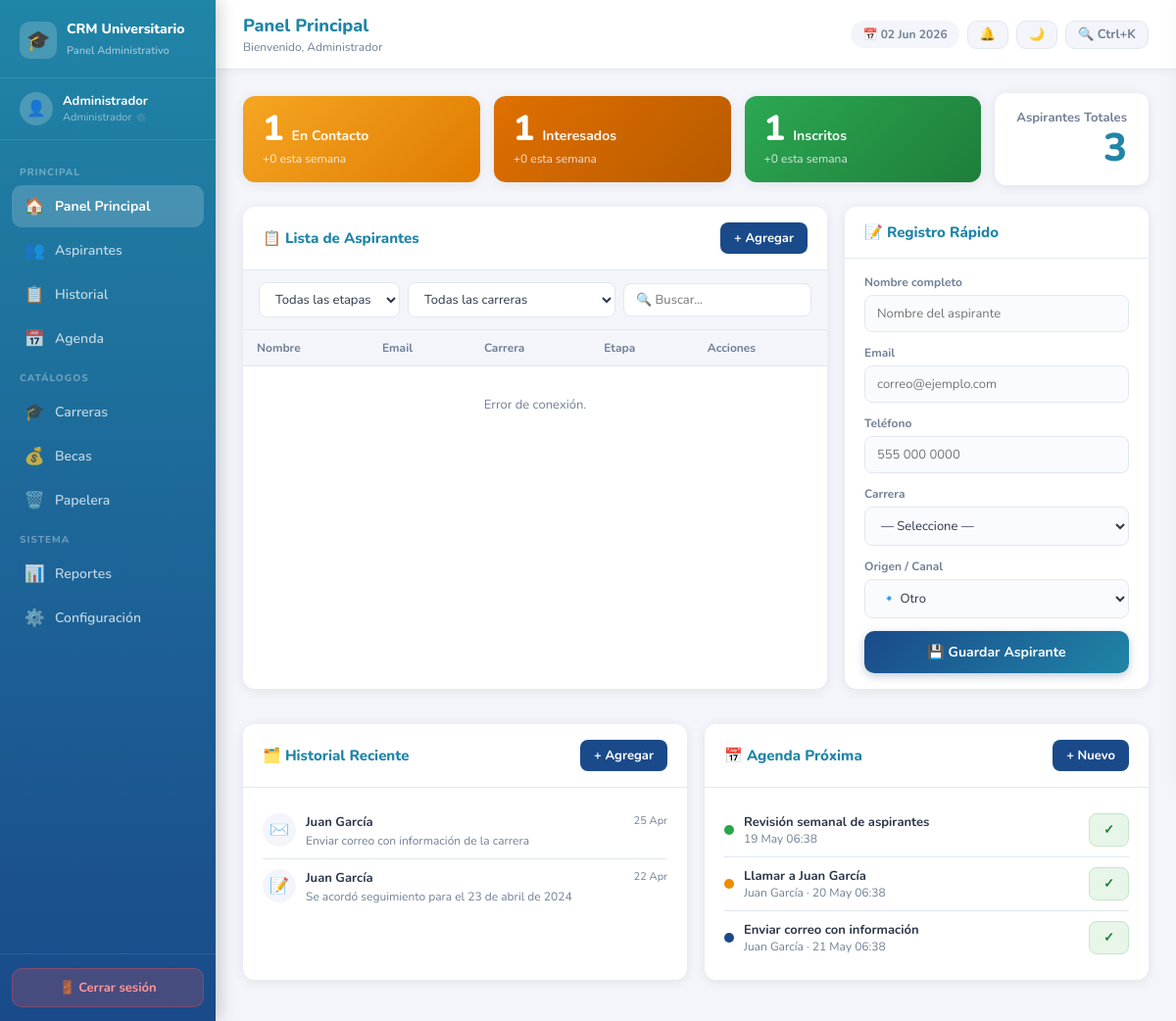
Page /pagina_principal.php (signed in) on the committed database.
### tables this page shows
CREATE TABLE IF NOT EXISTS historial_interacciones (
    id_historial INT AUTO_INCREMENT PRIMARY KEY,
    id_aspirante INT NOT NULL,
    tipo         ENUM('llamada','correo','visita','nota') DEFAULT 'nota',
    descripcion  TEXT NOT NULL,
    fecha        DATETIME DEFAULT CURRENT_TIMESTAMP,
    FOREIGN KEY (id_aspirante) REFERENCES aspirantes(id_aspirante) ON DELETE CASCADE
);

CREATE TABLE IF NOT EXISTS aspirantes (
    id_aspirante       INT AUTO_INCREMENT PRIMARY KEY,
    nombre             VARCHAR(150) NOT NULL,
    email              VARCHAR(200) NOT NULL,
    telefono           VARCHAR(20),
    id_carrera         INT,
    etapa              ENUM('Contacto','Interesado','Inscrito','No Interesado') DEFAULT 'Contacto',
    origen             ENUM('Web','Redes sociales','Feria','Referido','Llamada','Otro') DEFAULT 'Otro',
    id_beca            INT DEFAULT NULL,
    descuento_aplicado DECIMAL(5,2) DEFAULT 0.00,
    notas              TEXT,
    carreras_interes   TEXT DEFAULT NULL,
    eliminado_en       DATETIME DEFAULT NULL,
    creado_en          DATETIME DEFAULT CURRENT_TIMESTAMP,
    actualizado_en     DATETIME DEFAULT CURRENT_TIMESTAMP ON UPDATE CURRENT_TIMESTAMP,
    UNIQUE KEY uq_email (email),
    FOREIGN KEY (id_carrera) REFERENCES carreras(id_carrera) ON DELETE SET NULL,
    FOREIGN KEY (id_beca)    REFERENCES becas(id_beca)    ON DELETE SET NULL
);

CREATE TABLE IF NOT EXISTS agenda (
    id_agenda    INT AUTO_INCREMENT PRIMARY KEY,
    id_aspirante INT DEFAULT NULL,
    tipo         ENUM('llamada','correo','reunion','tarea') DEFAULT 'tarea',
    titulo       VARCHAR(200) NOT NULL,
    fecha_hora   DATETIME NOT NULL,
    completado   TINYINT(1) DEFAULT 0,
    creado_en    DATETIME DEFAULT CURRENT_TIMESTAMP,
    FOREIGN KEY (id_aspirante) REFERENCES aspirantes(id_aspirante) ON DELETE SET NULL
);

### assets/sentenciasSQL/Aspirante.php (called while the page is built, shortened)
<?php
class Aspirante {
    private function conexion(): PDO {
        include __DIR__ . '/Conexion.php';
        return $pdo;
    }
    public function contarPorEtapa(): array {
        $pdo  = $this->conexion();
        $stmt = $pdo->query('SELECT etapa, COUNT(*) AS total FROM aspirantes WHERE eliminado_en IS NULL GROUP BY etapa');
        $rows = $stmt->fetchAll(PDO::FETCH_ASSOC);
        $r    = ['Contacto'=>0,'Interesado'=>0,'Inscrito'=>0,'No Interesado'=>0,'total'=>0];
        foreach ($rows as $row) { $r[$row['etapa']] = (int)$row['total']; $r['total'] += (int)$row['total']; }
        return $r;
    }
    public function contarNuevosEstaSemana(): array {
        $pdo  = $this->conexion();
        $stmt = $pdo->query('SELECT etapa, COUNT(*) AS total FROM aspirantes WHERE eliminado_en IS NULL AND creado_en >= DATE_SUB(NOW(), INTERVAL 7 DAY) GROUP BY etapa');
        $rows = $stmt->fetchAll(PDO::FETCH_ASSOC);
        $r    = ['Contacto'=>0,'Interesado'=>0,'Inscrito'=>0,'No Interesado'=>0];
        return $r;
    }
}

### assets/sentenciasSQL/Historial.php (called while the page is built, shortened)
<?php
class Historial {
    public function obtenerRecientes(int $limite = 10): array {
        include __DIR__ . "/Conexion.php";
        $stmt = $pdo->prepare(
            "SELECT h.*, a.nombre AS aspirante_nombre
             FROM historial_interacciones h
             JOIN aspirantes a ON h.id_aspirante = a.id_aspirante
             ORDER BY h.fecha DESC
             LIMIT :limite"
        );
        $stmt->bindValue(':limite', $limite, PDO::PARAM_INT);
        $stmt->execute();
        return $stmt->fetchAll(PDO::FETCH_ASSOC);
    }
}

### assets/sentenciasSQL/Agenda.php (called while the page is built, shortened)
<?php
class Agenda {
    public function obtenerProximos(int $limite = 10): array {
        include __DIR__ . "/Conexion.php";
        $stmt = $pdo->prepare(
            "SELECT ag.*, a.nombre AS aspirante_nombre
             FROM agenda ag
             LEFT JOIN aspirantes a ON ag.id_aspirante = a.id_aspirante
             WHERE ag.completado = 0
             ORDER BY ag.fecha_hora ASC
             LIMIT :limite"
        );
        $stmt->bindValue(':limite', $limite, PDO::PARAM_INT);
        $stmt->execute();
        return $stmt->fetchAll(PDO::FETCH_ASSOC);
    }
}

### pagina_principal.php (the view, shortened to what this page needs)
<?php
require_once __DIR__ . "/assets/sentenciasSQL/Aspirante.php";
require_once __DIR__ . "/assets/sentenciasSQL/Historial.php";
require_once __DIR__ . "/assets/sentenciasSQL/Agenda.php";
$aspiranteModel = new Aspirante();
$historialModel = new Historial();
$agendaModel    = new Agenda();
$pipeline    = $aspiranteModel->contarPorEtapa();
$semana      = $aspiranteModel->contarNuevosEstaSemana();
$historial   = $historialModel->obtenerRecientes(8);
$proximosTmp = $agendaModel->obtenerProximos(6);
$usuario_nombre = $_SESSION['nombre'] ?? $_SESSION['usuario'];
function iconoTipo(string $tipo): string {
    return match($tipo) {
        'llamada' => '📞','correo' => '✉️','visita' => '🏢',default => '📝',
    };
}
?>
<!DOCTYPE html>
<html lang="es">
<head>
    <link rel="stylesheet" href="https://cdn.jsdelivr.net/npm/fullcalendar@6.1.11/index.global.min.css">
</head>
<body>
<aside class="sidebar">
    <div class="sidebar-brand">
        <div class="brand-icon">🎓</div>
        <div class="brand-text">
            <h2>CRM Universitario</h2>
            <span>Panel Administrativo</span>
        </div>
    </div>
    <div class="sidebar-user" onclick="mostrarSeccion('configuracion')" title="Configurar cuenta">
        <div class="avatar">👤</div>
        <div>
            <div class="uname"><?= htmlspecialchars($usuario_nombre) ?></div>
            <div class="urole" style="display:flex;align-items:center;gap:4px;">
                Administrador <span style="font-size:9px;opacity:0.55;">⚙️</span>
            </div>
        </div>
    </div>
    <nav class="sidebar-menu">
        <div class="menu-label">Principal</div>
        <a class="nav-item active" onclick="mostrarSeccion('dashboard')" data-seccion="dashboard">
            <span class="ni-icon">🏠</span> Panel Principal
        </a>
        <a class="nav-item" onclick="mostrarSeccion('aspirantes')" data-seccion="aspirantes">
            <span class="ni-icon">👥</span> Aspirantes
        </a>
        <a class="nav-item" onclick="mostrarSeccion('historial')" data-seccion="historial">
            <span class="ni-icon">📋</span> Historial
        </a>
        <a class="nav-item" onclick="mostrarSeccion('agenda')" data-seccion="agenda">
            <span class="ni-icon">📅</span> Agenda
        </a>
        <div class="menu-label">Catálogos</div>
        <a class="nav-item" onclick="mostrarSeccion('carreras')" data-seccion="carreras">
            <span class="ni-icon">🎓</span> Carreras
        </a>
        <a class="nav-item" onclick="mostrarSeccion('becas')" data-seccion="becas">
            <span class="ni-icon">💰</span> Becas
        </a>
        <a class="nav-item" onclick="mostrarSeccion('papelera')" data-seccion="papelera">
            <span class="ni-icon">🗑️</span> Papelera
        </a>
        <div class="menu-label">Sistema</div>
        <a class="nav-item" onclick="mostrarSeccion('reportes')" data-seccion="reportes">
            <span class="ni-icon">📊</span> Reportes
        </a>
        <a class="nav-item" onclick="mostrarSeccion('configuracion')" data-seccion="configuracion">
            <span class="ni-icon">⚙️</span> Configuración
        </a>
    </nav>
    <div class="sidebar-bottom">
        <form method="post">
            <button type="submit" name="logout" class="btn-logout">🚪 Cerrar sesión</button>
        </form>
    </div>
</aside>
<main class="main-content">
    <div class="topbar">
        <div style="display:flex;align-items:center;gap:10px;">
            <div>
                <h1 id="topbar-title">Panel Principal</h1>
                <div class="topbar-sub" id="topbar-sub">Bienvenido, <?= htmlspecialchars($usuario_nombre) ?></div>
            </div>
        </div>
        <div class="topbar-actions" style="display:flex;align-items:center;gap:8px;">
            <span class="topbar-badge">📅 <?= date('d M Y') ?></span>
            <button class="bell-btn" onclick="toggleBellMenu()" title="Tareas hoy">
                🔔<span class="bell-badge" id="bell-badge" style="display:none">0</span>
            </button>
            <button class="dark-toggle" onclick="toggleDark()" title="Modo oscuro">🌙</button>
            <button class="dark-toggle" onclick="abrirBusqueda()" title="Búsqueda global (Ctrl+K)">🔍 Ctrl+K</button>
        </div>
    </div>
    <div id="sec-dashboard" class="section active">
        <div class="pipeline-row">
            <div class="metric-card contacto" onclick="irAspirantes('Contacto')">
                <div><span class="metric-num"><?= $pipeline['Contacto'] ?></span><span class="metric-label">En Contacto</span></div>
                <div class="metric-delta">+<?= $semana['Contacto'] ?> esta semana</div>
            </div>
            <div class="metric-card interesado" onclick="irAspirantes('Interesado')">
                <div><span class="metric-num"><?= $pipeline['Interesado'] ?></span><span class="metric-label">Interesados</span></div>
                <div class="metric-delta">+<?= $semana['Interesado'] ?> esta semana</div>
            </div>
            <div class="metric-card inscrito" onclick="irAspirantes('Inscrito')">
                <div><span class="metric-num"><?= $pipeline['Inscrito'] ?></span><span class="metric-label">Inscritos</span></div>
                <div class="metric-delta">+<?= $semana['Inscrito'] ?> esta semana</div>
            </div>
            <div class="total-box">
                <div class="total-label">Aspirantes Totales</div>
                <div class="total-num"><?= $pipeline['total'] ?></div>
            </div>
        </div>
        <div class="dashboard-grid">
            <div class="card">
                <div class="card-header">
                    <h3>📋 Lista de Aspirantes</h3>
                    <button class="btn-sm btn-primary" onclick="mostrarSeccion('aspirantes'); abrirModalAspirante()">+ Agregar</button>
                </div>
                <div class="filters-row">
                    <select id="dash-filtro-etapa" onchange="cargarDashboard(1)">
                        <option value="">Todas las etapas</option>
                    </select>
                    <select id="dash-filtro-carrera" onchange="cargarDashboard(1)">
                        <option value="">Todas las carreras</option>
                    </select>
                    <input type="text" id="dash-busqueda" placeholder="🔍 Buscar..." oninput="debounceDash()">
                </div>
                <div class="table-wrap">
                    <table id="dash-tabla-asp">
                        <thead><tr><th>Nombre</th><th>Email</th><th>Carrera</th><th>Etapa</th><th>Acciones</th></tr></thead>
                        <tbody id="dash-tbody">
                        </tbody>
                    </table>
               </div>
            </div>
            <div class="card">
                <div class="card-header"><h3>📝 Registro Rápido</h3></div>
                <div class="card-body">
                    <div class="form-group"><label>Nombre completo</label><input type="text" id="dash-nombre" placeholder="Nombre del aspirante"></div>
                    <div class="form-group"><label>Email</label><input type="email" id="dash-email" placeholder="correo@ejemplo.com"></div>
                    <div class="form-group"><label>Teléfono</label><input type="text" id="dash-telefono" placeholder="555 000 0000"></div>
                    <div class="form-group"><label>Carrera</label>
                        <select id="dash-carrera">
                            <option value="">— Seleccione —</option>
                        </select>
                    </div>
                    <div class="form-group"><label>Origen / Canal</label>
                        <select id="dash-origen">
                            <option value="Otro">🔹 Otro</option>
                        </select>
                    </div>
                    <button type="button" onclick="guardarAspRapido()" class="btn-guardar">💾 Guardar Aspirante</button>
                </div>
            </div>
        </div>
        <div class="bottom-grid">
            <div class="card">
                <div class="card-header"><h3>🗂️ Historial Reciente</h3><button class="btn-sm btn-primary" onclick="abrirModal('modal-historial')">+ Agregar</button></div>
                <div class="card-body scroll-area">
                    <?php if (empty($historial)): ?>
                        <p style="color:var(--text-light);text-align:center;padding:20px;">Sin interacciones recientes.</p>
                    <?php else: foreach ($historial as $h): ?>
                        <div class="hist-item">
                            <div class="hist-icon"><?= iconoTipo($h['tipo']) ?></div>
                            <div class="hist-body">
                                <div class="hist-name"><?= htmlspecialchars($h['aspirante_nombre']) ?></div>
                                <div class="hist-desc"><?= htmlspecialchars($h['descripcion']) ?></div>
                            </div>
                            <div class="hist-date"><?= date('d M', strtotime($h['fecha'])) ?></div>
                        </div>
                    <?php endforeach; endif; ?>
                </div>
            </div>
            <div class="card">
                <div class="card-header"><h3>📅 Agenda Próxima</h3><button class="btn-sm btn-primary" onclick="abrirModalAgenda()">+ Nuevo</button></div>
                <div class="card-body scroll-area">
                    <?php if (empty($proximosTmp)): ?>
                        <p style="color:var(--text-light);text-align:center;padding:20px;">Sin eventos próximos.</p>
                    <?php else: foreach ($proximosTmp as $ev): ?>
                        <div class="agenda-item">
                            <div class="agenda-dot <?= $ev['tipo']==='correo'?'blue':($ev['tipo']==='tarea'?'green':'') ?>"></div>
                            <div class="agenda-body">
                                <div class="agenda-title"><?= htmlspecialchars($ev['titulo']) ?></div>
                                <div class="agenda-sub"><?= $ev['aspirante_nombre'] ? htmlspecialchars($ev['aspirante_nombre']).' · ':'' ?><?= date('d M H:i', strtotime($ev['fecha_hora'])) ?></div>
                            </div>
                            <button class="btn-sm btn-success" onclick="completarAgenda(<?= $ev['id_agenda'] ?>, this)">✓</button>
                        </div>
                    <?php endforeach; endif; ?>
                </div>
            </div>
        </div>
    </div>
</main>
</body>
</html>

### rows in the picture
historial_interacciones: tipo "✉️", id_aspirante.nombre "Juan García", descripcion "Enviar correo con información de la carrera", fecha "25 Apr"
historial_interacciones: tipo "📝", id_aspirante.nombre "Juan García", descripcion "Se acordó seguimiento para el 23 de abril de 2024", fecha "22 Apr"
agenda: titulo "Revisión semanal de aspirantes", fecha_hora "19 May 06:38"
agenda: titulo "Llamar a Juan García", id_aspirante.nombre "Juan García", fecha_hora "20 May 06:38"
agenda: titulo "Enviar correo con información", id_aspirante.nombre "Juan García", fecha_hora "21 May 06:38"

### other values in the picture
$usuario_nombre "Administrador"
$pipeline['Contacto'] "1"
$semana['Contacto'] "0"
$pipeline['Interesado'] "1"
$semana['Interesado'] "0"
$pipeline['Inscrito'] "1"
$semana['Inscrito'] "0"
$pipeline['total'] "3"
